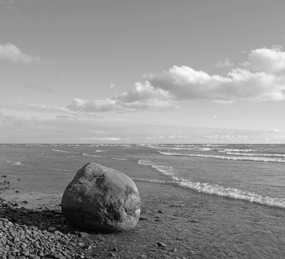
#> input picture NoiseFreeExample.png, 285 x 259 px
$ jupyter execute --allow-errors MRFExample.ipynb   (shell and % lines are left out)
#> lines starting #> are read from the running program, lines starting #| are printed output that depends on the picture; after the words box and inside, x2 and y2 are one past the last pixel; in counts of white or black regions, pixels touching at a corner belong together
load required libraries

[cell 1]
import numpy as np
from PIL import Image
import matplotlib.pyplot as plt
import math

load the original image, downsample it, and transform it to grayscale

[cell 2]
orig_image = Image.open('NoiseFreeExample.png')
#> orig_image is the input picture: PIL image 285x259 RGB; min 0, max 255, mean 145.7
orig_image = orig_image.resize((128,128))
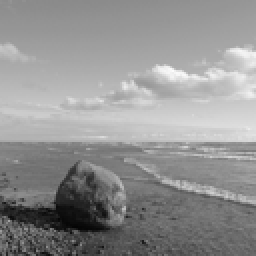
#> orig_image: PIL image 128x128 RGB (shown 2 times larger); min 4, max 252, mean 145.7
orig_image = np.array(orig_image)
grayscale_transform = np.array([0.299, 0.587, 0.114])
orig_image = np.dot(orig_image[...,:3], grayscale_transform)
#> orig_image: shape (128, 128) float64

add noise to the original image

[cell 3]
def add_noise_to_image(orig_image, covar=10):
#> called with covar = 200
    noisy_image = np.random.normal(orig_image, math.sqrt(covar) * np.ones(orig_image.shape))
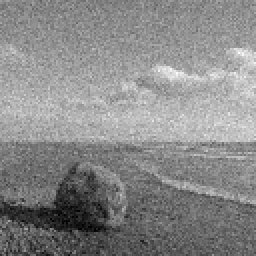
#> noisy_image: shape (128, 128) float64 (shown 2 times larger); min -15.15, max 283.5, mean 145.6; drawn with min black and max white
    noisy_image[noisy_image < 0] = 0
#> noisy_image: shape (128, 128) float64; 0.23% of pixels changed, all inside (x1, y1, x2, y2) = (11, 101, 51, 116)
    noisy_image[noisy_image > 255] = 255
#> noisy_image: shape (128, 128) float64; min 0, max 255, mean 145.6
    return noisy_image

noisy_image = add_noise_to_image(orig_image, 200)

Plot and save the downsized image with added noise.

[cell 4]
plt.imshow(noisy_image, cmap=plt.get_cmap("gray"))
plt.axis("off")
plt.savefig("noisy_image.png")
plt.show()

Plot and save the downsized original image.

[cell 5]
plt.imshow(orig_image, cmap=plt.get_cmap("gray"))
plt.axis("off")
plt.savefig("true_image.png")
plt.show()

Define the optimization process. More optimized variants exist and this is only for demonstration purposes.

[cell 6]
from tqdm.notebook import trange

def restore_image(source_image, covar, max_diff=200, weight_diff=0.02, iterations=10):
    # Maintain two buffer images.
    # In alternate iterations, one will be the
    # source image, the other the destination.
    buffer = np.zeros((source_image.shape[0], source_image.shape[1], 2))
    buffer[:, :, 0] = source_image
    s = 1
    d = 0

    # This value is guaranteed to be larger than the
    # potential of any configuration of pixel values.
    V_max = (source_image.shape[0] * source_image.shape[1]) * ((256)**2 / (2*covar) + 4 * weight_diff * max_diff)

    for i in range(iterations):
        # Switch source and destination buffers.
        if s == 0:
            s = 1
            d = 0
        else:
            s = 0
            d = 1

        # Vary each pixel individually to find the
        # values that minimise the local potentials.
        for r in trange(source_image.shape[0]):
            for c in range(source_image.shape[1]):
                V_local = V_max
                min_val = -1
                for val in range(255):

                    # The factor for the noisy observation and the expected true image.
                    V_data = (val - source_image[r,c]**2) / (2 * covar)

                    # The factors for neighboring pixel values.
                    V_diff = 0
                    if r > 0:
                        V_diff = V_diff + min( (val - buffer[r-1,c,s])**2, max_diff )

                    if r < source_image.shape[0]-1:
                        V_diff = V_diff + min( (val - buffer[r+1,c,s])**2, max_diff )

                    if c > 0:
                        V_diff = V_diff + min( (val - buffer[r,c-1,s])**2, max_diff )

                    if c < source_image.shape[1]-1:
                        V_diff = V_diff + min( (val - buffer[r,c+1,s])**2, max_diff )

                    V_current = V_data + weight_diff * V_diff

                    if V_current < V_local:
                        min_val = val
                        V_local = V_current


                buffer[r,c,d] = min_val
    dst = buffer[:,:,d]
    return dst

Run the optimization process for multiple iterations and store all images.

[cell 7]
images = []
tmp = np.copy(noisy_image)
#> (the rest of this cell did not finish here and is left out)

Plot the resulting images of the optimization process.

[cell 8]
fig, axes = plt.subplots(4, 5)
for img, ax in zip(images, axes.flatten()):
    ax.imshow(img, cmap=plt.get_cmap("gray"))
    ax.axis("off")
plt.savefig("Iterations.pdf")
plt.show()
